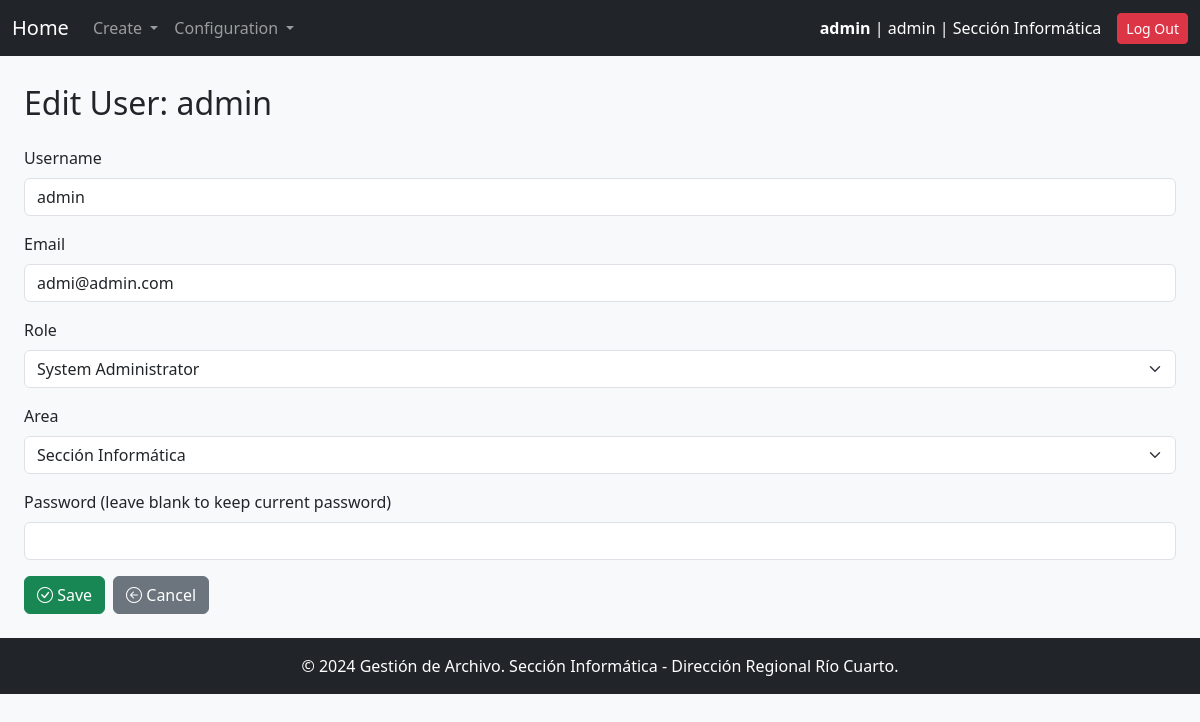
The app's page /users/update/1/ (signed in), older data.
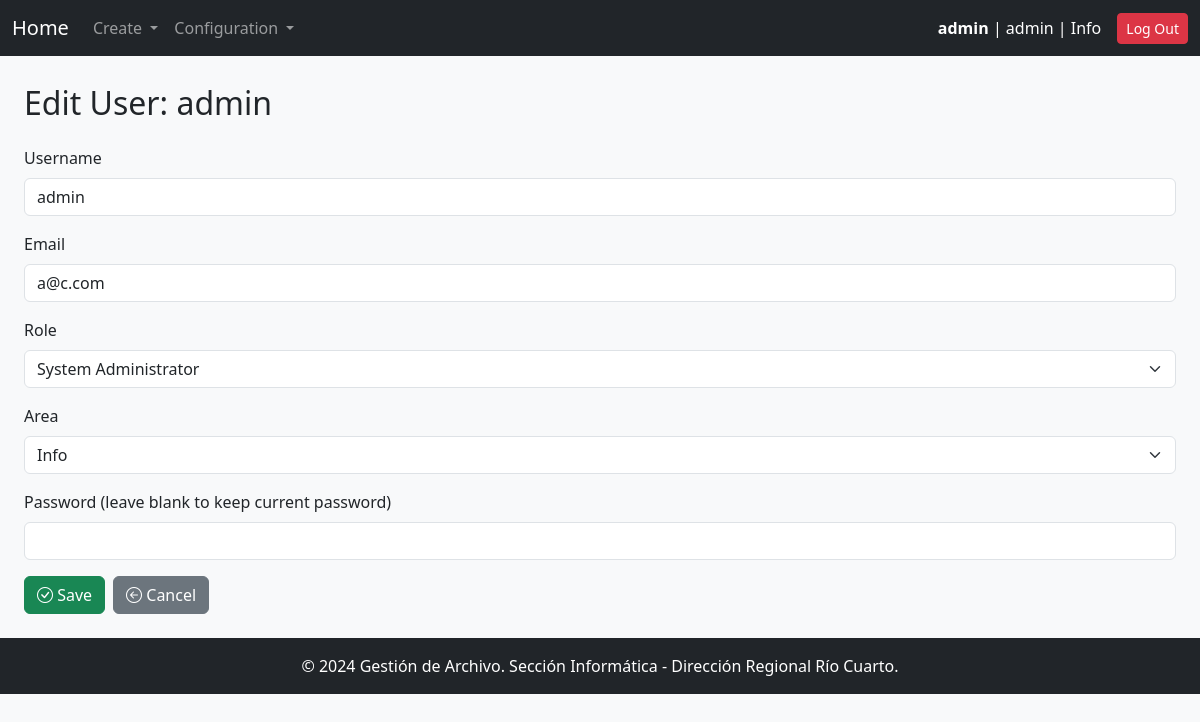
The same page, newer data.
### gestion_archivo_app/models.py (models this page shows, shortened)
class User(AbstractUser):
    ROLE_CHOICES = [
        ('user', 'User'),
        ('manager', 'Manager'),
        ('archive_responsible', 'Archive Responsible'),
        ('admin', 'System Administrator')
    ]
    role = models.CharField(max_length=20, choices=ROLE_CHOICES)
    area = models.ForeignKey('Area', on_delete=models.SET_NULL, null=True, blank=True)

class Area(models.Model):
    code = models.CharField(max_length=30, unique=True, verbose_name="Area Code")
    name = models.CharField(max_length=100, unique=True, verbose_name="Area Name")
    description = models.TextField(blank=True, null=True, verbose_name="Description")

### gestion_archivo_app/views.py (the view, shortened to what this page needs)
# urls.py: path("users/update/<int:user_id>/", user_update, name="user_update"),
@user_passes_test(is_admin)
def user_update(request, user_id):
    user = get_object_or_404(User, id=user_id)
    areas = Area.objects.all()
    ROLE_CHOICES = User.ROLE_CHOICES  # Obtener los roles disponibles
    return render(request, "user_update.html", {"user": user, "areas": areas, "roles": ROLE_CHOICES})

### gestion_archivo_app/context_processors.py (called while the page is built)
def system_config(request):
    try:
        pagination_limit = SystemConfigKeyValues.objects.get(key="pagination_limit").value
    except SystemConfigKeyValues.DoesNotExist:
        pagination_limit = 10  # default value
    return {"pagination_limit": pagination_limit}

### gestion_archivo_app/views.py (called while the page is built)
def is_admin(user):
    return user.role == 'admin'

### gestion_archivo_app/templates/user_update.html (shortened to what this page needs)
{% extends "base.html" %}
{% block content %}
<div class="container-fluid mt-4">
    <h2 class="mb-4">Edit User: {{ user.username }}</h2>
    <form method="post">
        <div class="mb-3">
            <label for="username" class="form-label">Username</label>
            <input type="text" name="username" id="username" class="form-control" value="{{ user.username }}" required>
        </div>
        <div class="mb-3">
            <label for="email" class="form-label">Email</label>
            <input type="email" name="email" id="email" class="form-control" value="{{ user.email }}">
        </div>
        <div class="mb-3">
            <label for="role" class="form-label">Role</label>
            <select name="role" id="role" class="form-select" required>
                {% for role_value, role_display in roles %}
                <option value="{{ role_value }}" {% if user.role == role_value %}selected{% endif %}>
                    {{ role_display }}
                </option>
            {% endfor %}
            </select>
        </div>
        <div class="mb-3">
            <label for="area" class="form-label">Area</label>
            <select name="area" id="area" class="form-select">
                {% for area in areas %}
                    <option value="{{ area.id }}" {% if user.area and user.area.id == area.id %}selected{% endif %}>
                        {{ area.name }}
                    </option>
                {% endfor %}
            </select>
        </div>
        <div class="mb-3">
            <label for="password" class="form-label">Password (leave blank to keep current password)</label>
            <input type="password" name="password" id="password" class="form-control">
        </div>
        <div class="d-flex gap-2">
            <button type="submit" class="btn btn-success">
                <i class="bi bi-check-circle"></i> Save
            </button>
            <a href="{% url 'user_list' %}" class="btn btn-secondary">
                <i class="bi bi-arrow-left-circle"></i> Cancel
            </a>
        </div>
    </form>
</div>
{% endblock %}

### gestion_archivo_app/templates/base.html (shortened to what this page needs)
<!DOCTYPE html>
<html lang="en">
<head>
    {% load static %}
    <link href="https://cdn.jsdelivr.net/npm/bootstrap@5.3.0/dist/css/bootstrap.min.css" rel="stylesheet">
    <link href="https://cdn.jsdelivr.net/npm/bootstrap-icons/font/bootstrap-icons.css" rel="stylesheet">
</head>
<body class="bg-light" a>
    <nav class="navbar navbar-expand-lg navbar-dark bg-dark">
        <div class="container-fluid">
            <a class="navbar-brand" href="{% url 'main' %}">Home</a>
            <div class="collapse navbar-collapse" id="navbarNav">
                <ul class="navbar-nav me-auto">
                    <li class="nav-item dropdown">
                        <a class="nav-link dropdown-toggle" href="#" id="createDropdown" role="button" data-bs-toggle="dropdown" aria-expanded="false">
                            Create
                        </a>
                    </li>
                {% if user.is_authenticated and user.role == 'admin' %}
                    <li class="nav-item dropdown">
                    <a class="nav-link dropdown-toggle" href="#" id="createDropdown" role="button" data-bs-toggle="dropdown" aria-expanded="false">
                       Configuration
                    </a>
                    </li>
                 {% endif %}
                </ul>
            </div>
                <div class="d-flex align-items-center">
                    {% if user.is_authenticated %}
                        <span class="text-white me-3">
                            <strong>{{ user.username }}</strong> | {{ user.role }} | {{ user.area.name }}
                        </span>
                        <a href="{% url 'logout' %}" class="btn btn-danger btn-sm">Log Out</a>
                    {% else %}
                        <a href="{% url 'login' %}" class="btn btn-success btn-sm">Log In</a>
                    {% endif %}
                </div>
            </div>
    </nav>
    <div class="container-fluid py-4" style='margin-top:-20px' >
        {% block content %}{% endblock %}
    </div>
    <footer class="bg-dark text-white text-center py-3 mt-auto">
        <p class="mb-0">&copy; 2024 Gestión de Archivo. Sección Informática - Dirección Regional Río Cuarto.</p>
    </footer>
</body>
</html>

Row changes from the older to the newer data that the page shows:
changed User "admin": area.name "Sección Informática" → "Info"; email "admi@admin.com" → "a@c.com"; area "Sección Informática" → "Info"
